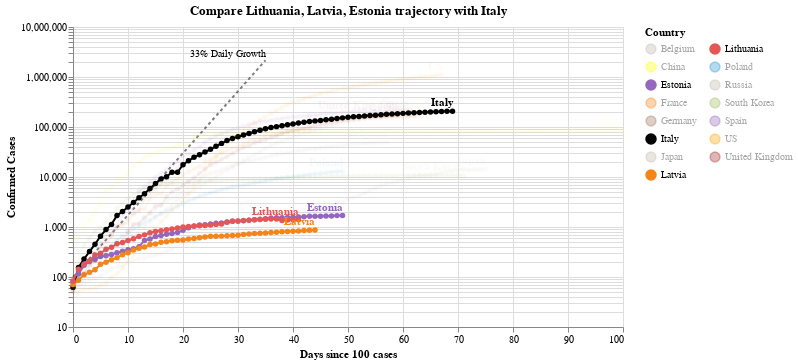

This figure's notebook cell:
### Code cell
#hide_input
chart3 = make_since_chart(dff2, ['Lithuania', 'Latvia', 'Estonia'], baseline_countries)
chart3

### Figure 1 — Vega-Lite specification as saved in the notebook (floating-point values rounded to 4 significant figures; data arrays with more than 128 entries replaced by an {"elided": "..."} marker saying what was removed)
{"config": {"view": {"continuousWidth": 400, "continuousHeight": 300}}, "layer": [{"mark": {"type": "line", "color": "black", "opacity": 0.5, "strokeDash": [3, 3]}, "encoding": {"x": {"type": "quantitative", "field": "Days since 100 cases"}, "y": {"type": "quantitative", "field": "Confirmed Cases"}}}, {"mark": {"type": "text", "align": "right", "dy": -6, "fontSize": 10, "text": "33% Daily Growth"}, "encoding": {"x": {"type": "quantitative", "field": "Days since 100 cases"}, "y": {"type": "quantitative", "field": "Confirmed Cases"}}, "transform": [{"filter": "(datum['Days since 100 cases'] >= 35)"}]}, {"data": {"name": "data-44291fa3f493e090f2e7052f54401051"}, "mark": {"type": "line", "point": true}, "encoding": {"color": {"type": "nominal", "field": "Country", "legend": {"columns": 2}, "scale": {"domain": ["Belgium", "China", "Estonia", "France", "Germany", "Italy", "Japan", "Latvia", "Lithuania", "Poland", "Russia", "South Korea", "Spain", "US", "United Kingdom"], "range": ["#C1B7AD", "yellow", "#9467bd", "#F58518", "#9D755D", "black", "#C1B7AD", "#F58518", "#E45756", "#2495D3", "#C1B7AD", "#A1BA59", "#9467bd", "orange", "brown"]}}, "opacity": {"condition": {"value": 1, "selection": "selector002"}, "value": 0.05}, "tooltip": [{"type": "nominal", "field": "Country"}, {"type": "temporal", "field": "Date"}, {"type": "quantitative", "field": "Confirmed Cases"}, {"type": "quantitative", "field": "Days since 100 cases"}], "x": {"type": "quantitative", "field": "Days since 100 cases"}, "y": {"type": "quantitative", "field": "Confirmed Cases", "scale": {"type": "log"}}}, "selection": {"selector002": {"type": "multi", "fields": ["Country"], "bind": "legend", "init": [{"Country": "Lithuania"}, {"Country": "Latvia"}, {"Country": "Estonia"}, {"Country": "Italy"}]}}, "width": 550}, {"data": {"name": "data-44291fa3f493e090f2e7052f54401051"}, "mark": {"type": "text", "align": "right", "dy": -8, "fontWeight": "bold"}, "encoding": {"color": {"type": "nominal", "field": "Country", "legend": {"columns": 2}, "scale": {"domain": ["Belgium", "China", "Estonia", "France", "Germany", "Italy", "Japan", "Latvia", "Lithuania", "Poland", "Russia", "South Korea", "Spain", "US", "United Kingdom"], "range": ["#C1B7AD", "yellow", "#9467bd", "#F58518", "#9D755D", "black", "#C1B7AD", "#F58518", "#E45756", "#2495D3", "#C1B7AD", "#A1BA59", "#9467bd", "orange", "brown"]}}, "opacity": {"condition": {"value": 1, "selection": "selector002"}, "value": 0.05}, "text": {"type": "nominal", "field": "Country"}, "tooltip": [{"type": "nominal", "field": "Country"}, {"type": "temporal", "field": "Date"}, {"type": "quantitative", "field": "Confirmed Cases"}, {"type": "quantitative", "field": "Days since 100 cases"}], "x": {"type": "quantitative", "field": "Days since 100 cases"}, "y": {"type": "quantitative", "field": "Confirmed Cases", "scale": {"type": "log"}}}, "transform": [{"filter": "(datum['Date'] >= 1588291200000)"}], "width": 550}], "data": {"name": "data-c1a3bbf4dd040f2e7e8e7a69520e3c2a"}, "title": "Compare Lithuania, Latvia, Estonia trajectory with Italy", "$schema": "https://vega.github.io/schema/vega-lite/v4.0.2.json", "datasets": {"data-c1a3bbf4dd040f2e7e8e7a69520e3c2a": [{"Days since 100 cases": 0, "Confirmed Cases": 100.0}, {"Days since 100 cases": 1, "Confirmed Cases": 133.0}, {"Days since 100 cases": 2, "Confirmed Cases": 176.9}, {"Days since 100 cases": 3, "Confirmed Cases": 235.3}, {"Days since 100 cases": 4, "Confirmed Cases": 312.9}, {"Days since 100 cases": 5, "Confirmed Cases": 416.2}, {"Days since 100 cases": 6, "Confirmed Cases": 553.5}, {"Days since 100 cases": 7, "Confirmed Cases": 736.1}, {"Days since 100 cases": 8, "Confirmed Cases": 979.1}, {"Days since 100 cases": 9, "Confirmed Cases": 1302.0}, {"Days since 100 cases": 10, "Confirmed Cases": 1732.0}, {"Days since 100 cases": 11, "Confirmed Cases": 2303.0}, {"Days since 100 cases": 12, "Confirmed Cases": 3064.0}, {"Days since 100 cases": 13, "Confirmed Cases": 4074.0}, {"Days since 100 cases": 14, "Confirmed Cases": 5419.0}, {"Days since 100 cases": 15, "Confirmed Cases": 7207.0}, {"Days since 100 cases": 16, "Confirmed Cases": 9586.0}, {"Days since 100 cases": 17, "Confirmed Cases": 12750.0}, {"Days since 100 cases": 18, "Confirmed Cases": 16960.0}, {"Days since 100 cases": 19, "Confirmed Cases": 22550.0}, {"Days since 100 cases": 20, "Confirmed Cases": 29990.0}, {"Days since 100 cases": 21, "Confirmed Cases": 39890.0}, {"Days since 100 cases": 22, "Confirmed Cases": 53060.0}, {"Days since 100 cases": 23, "Confirmed Cases": 70560.0}, {"Days since 100 cases": 24, "Confirmed Cases": 93850.0}, {"Days since 100 cases": 25, "Confirmed Cases": 124800.0}, {"Days since 100 cases": 26, "Confirmed Cases": 166000.0}, {"Days since 100 cases": 27, "Confirmed Cases": 220800.0}, {"Days since 100 cases": 28, "Confirmed Cases": 293700.0}, {"Days since 100 cases": 29, "Confirmed Cases": 390600.0}, {"Days since 100 cases": 30, "Confirmed Cases": 519500.0}, {"Days since 100 cases": 31, "Confirmed Cases": 690900.0}, {"Days since 100 cases": 32, "Confirmed Cases": 918900.0}, {"Days since 100 cases": 33, "Confirmed Cases": 1222000.0}, {"Days since 100 cases": 34, "Confirmed Cases": 1625000.0}, {"Days since 100 cases": 35, "Confirmed Cases": 2162000.0}], "data-44291fa3f493e090f2e7052f54401051": {"elided": "930 records"}}}
